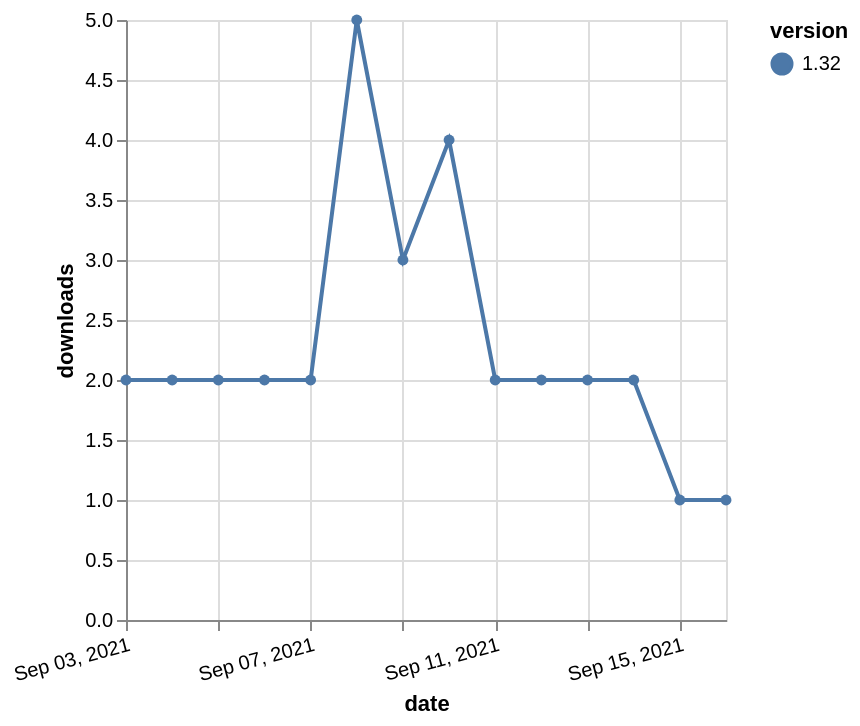

Here is the Vega-Lite specification saved for this chart:
### Vega-Lite specification from a JSON file in a GitHub repository (floating-point values rounded to 4 significant figures)
{"$schema": "https://vega.github.io/schema/vega-lite/v5.json", "description": "A simple bar chart with embedded data.", "data": {"values": [{"date": "2021-09-03", "total": 860, "delta": 2, "version": "1.32"}, {"date": "2021-09-04", "total": 862, "delta": 2, "version": "1.32"}, {"date": "2021-09-05", "total": 864, "delta": 2, "version": "1.32"}, {"date": "2021-09-06", "total": 866, "delta": 2, "version": "1.32"}, {"date": "2021-09-07", "total": 868, "delta": 2, "version": "1.32"}, {"date": "2021-09-08", "total": 873, "delta": 5, "version": "1.32"}, {"date": "2021-09-09", "total": 876, "delta": 3, "version": "1.32"}, {"date": "2021-09-10", "total": 880, "delta": 4, "version": "1.32"}, {"date": "2021-09-11", "total": 882, "delta": 2, "version": "1.32"}, {"date": "2021-09-12", "total": 884, "delta": 2, "version": "1.32"}, {"date": "2021-09-13", "total": 886, "delta": 2, "version": "1.32"}, {"date": "2021-09-14", "total": 888, "delta": 2, "version": "1.32"}, {"date": "2021-09-15", "total": 889, "delta": 1, "version": "1.32"}, {"date": "2021-09-16", "total": 890, "delta": 1, "version": "1.32"}]}, "width": "container", "mark": {"type": "line", "point": {"filled": true}}, "encoding": {"x": {"field": "date", "type": "temporal", "timeUnit": "yearmonthdate", "title": "date", "axis": {"labelAngle": -15}}, "y": {"field": "delta", "type": "quantitative", "title": "downloads"}, "color": {"field": "version", "type": "nominal"}, "tooltip": {"field": "delta"}}}
